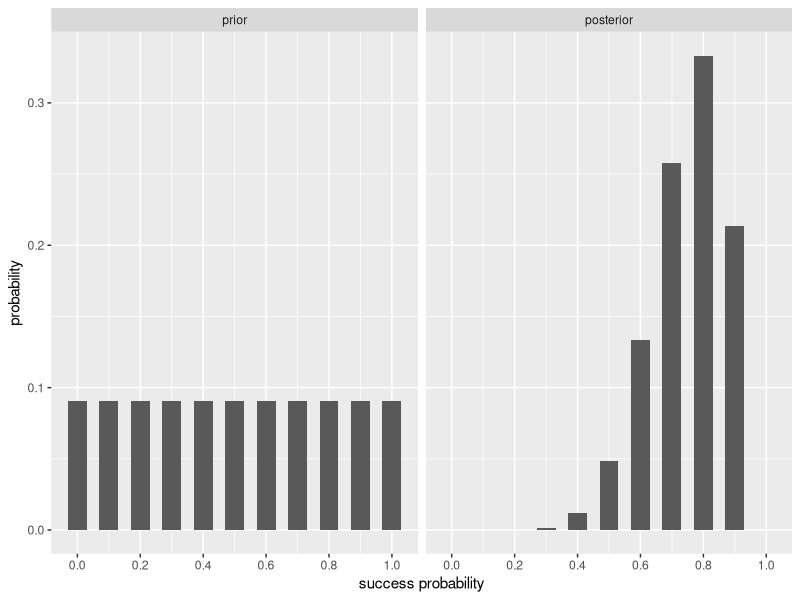

The R script that drew this image:
## ---- chunk 1
#| label: discrete-prior-table
#| code-fold: false
n_trials <- 10
x_obs <- 8

discrete_post <- data.frame(prob = seq(0, 1, by = 0.1))
discrete_post$prior <- 1 / nrow(discrete_post)
discrete_post$likelihood <- stats::dbinom(
  x_obs,
  size = n_trials,
  prob = discrete_post$prob
)
discrete_post$product <- discrete_post$prior * discrete_post$likelihood
marginal_likelihood <- sum(discrete_post$product)
discrete_post$posterior <- discrete_post$product / marginal_likelihood

knitr::kable(discrete_post, digits = 4)
## ---- chunk 2
#| label: fig-discrete-prior
#| fig-cap: "Prior and posterior probabilities on the grid of values
#|   of the success probability, after 8 successes in 10 trials."
#| fig-alt: !expr paste0(
#|   "Two bar charts side by side, each with the grid values 0 to 1 ",
#|   "on the horizontal axis ",
#|   "and probability on the vertical axis. ",
#|   "The prior panel has eleven bars of equal height, ",
#|   round(1 / nrow(discrete_post), 3), ". ",
#|   "The posterior panel is hump-shaped, ",
#|   "it is tallest at ",
#|   discrete_post$prob[which.max(discrete_post$posterior)],
#|   " with probability ",
#|   round(max(discrete_post$posterior), 3),
#|   ", and the bars at 0 and 1 are zero or nearly zero."
#|   )
discrete_long <- rbind(
  data.frame(
    prob = discrete_post$prob,
    distribution = "prior",
    probability = discrete_post$prior
  ),
  data.frame(
    prob = discrete_post$prob,
    distribution = "posterior",
    probability = discrete_post$posterior
  )
)
discrete_long$distribution <- factor(
  discrete_long$distribution,
  levels = c("prior", "posterior")
)

ggplot2::ggplot(discrete_long, ggplot2::aes(prob, probability)) +
  ggplot2::geom_col(width = 0.06) +
  ggplot2::facet_wrap(~distribution) +
  ggplot2::scale_x_continuous(breaks = seq(0, 1, by = 0.2)) +
  ggplot2::labs(x = "success probability", y = "probability")
## ---- chunk 3
#| label: discrete-prior-tail
#| code-fold: false
discrete_post$cum_posterior <- cumsum(discrete_post$posterior)
discrete_post$upper_tail <- 1 - discrete_post$cum_posterior

lower_bound <- max(discrete_post$prob[discrete_post$upper_tail >= 0.95])
tail_at_bound <- discrete_post$upper_tail[discrete_post$prob == lower_bound]

knitr::kable(
  discrete_post[, c("prob", "posterior", "cum_posterior", "upper_tail")],
  digits = 4
)
